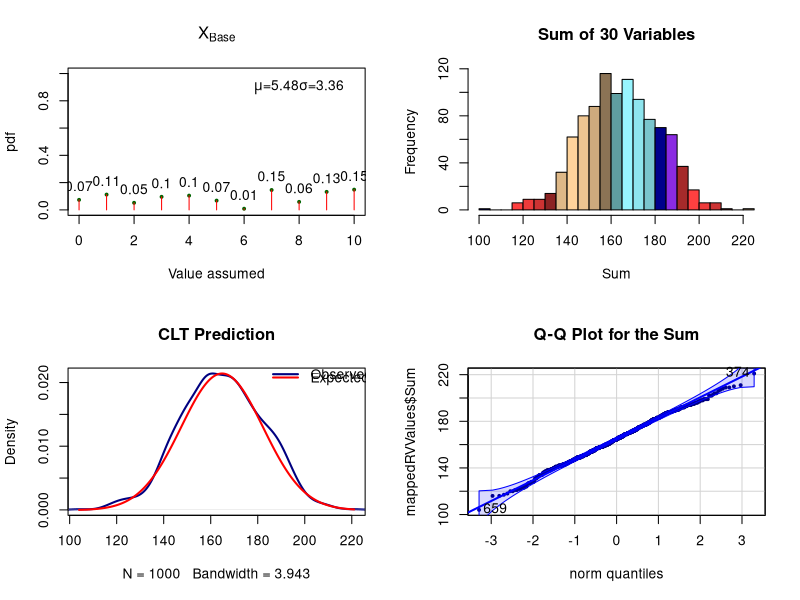
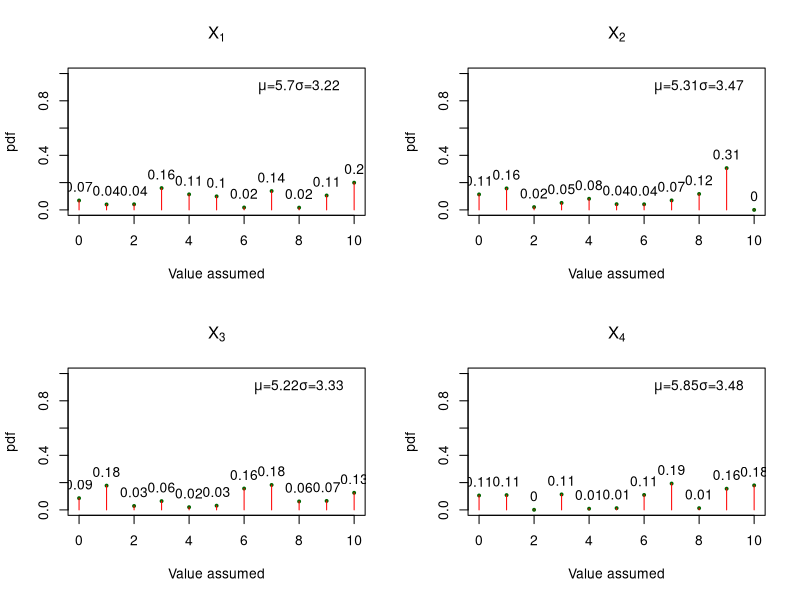
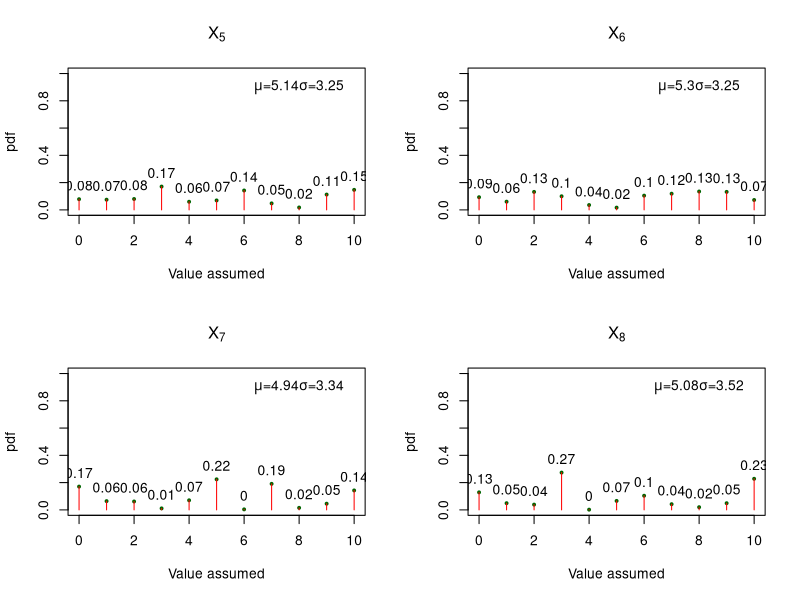
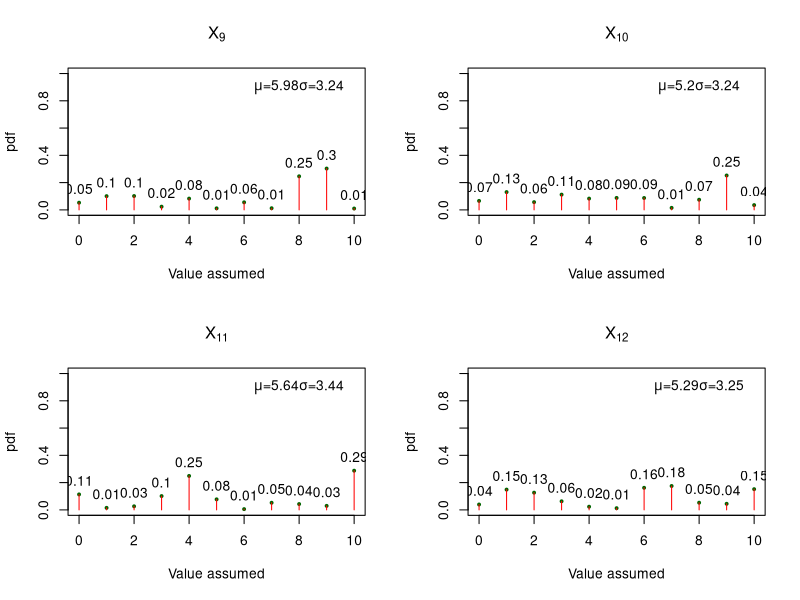
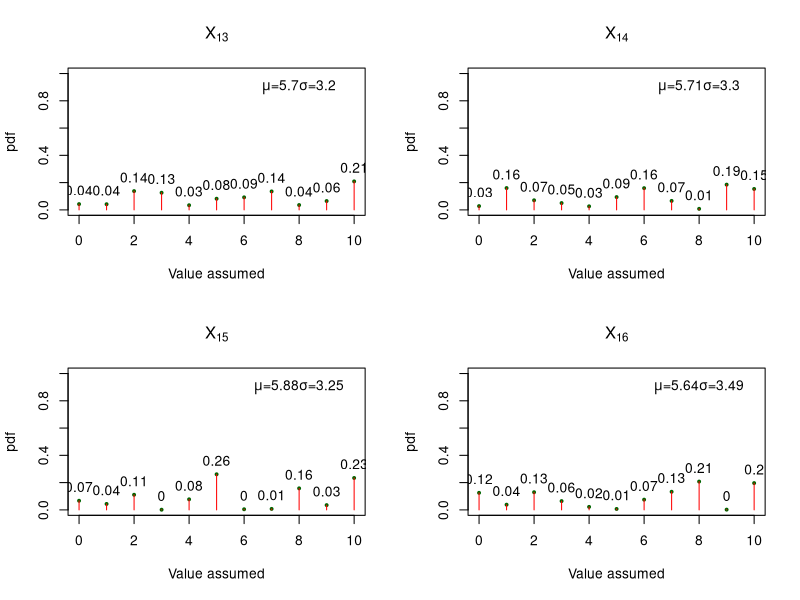
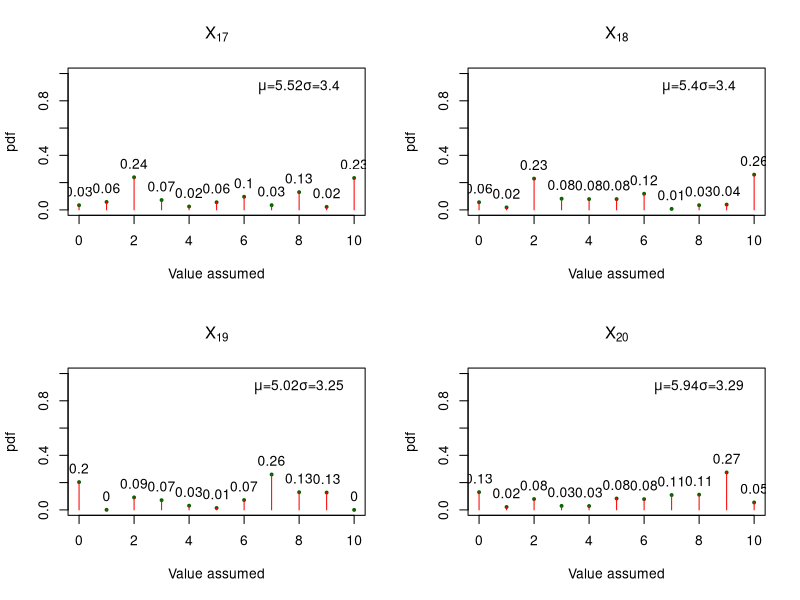
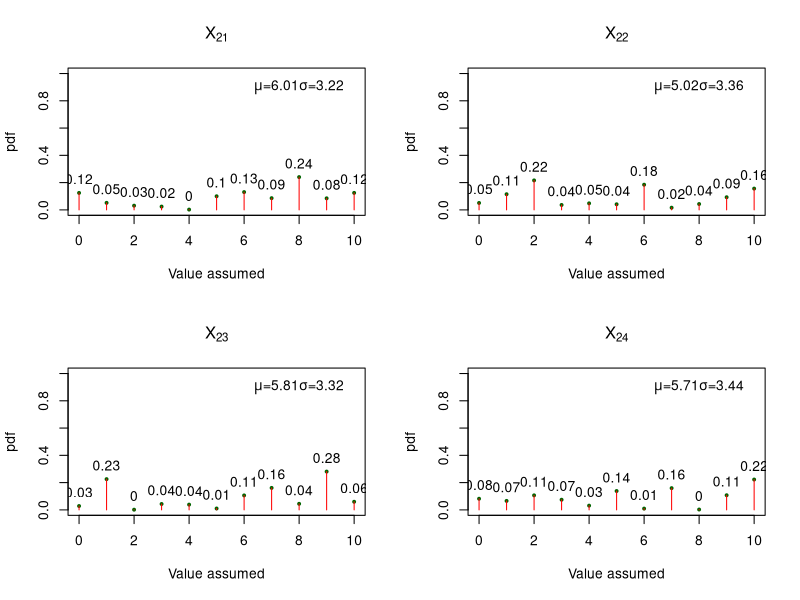
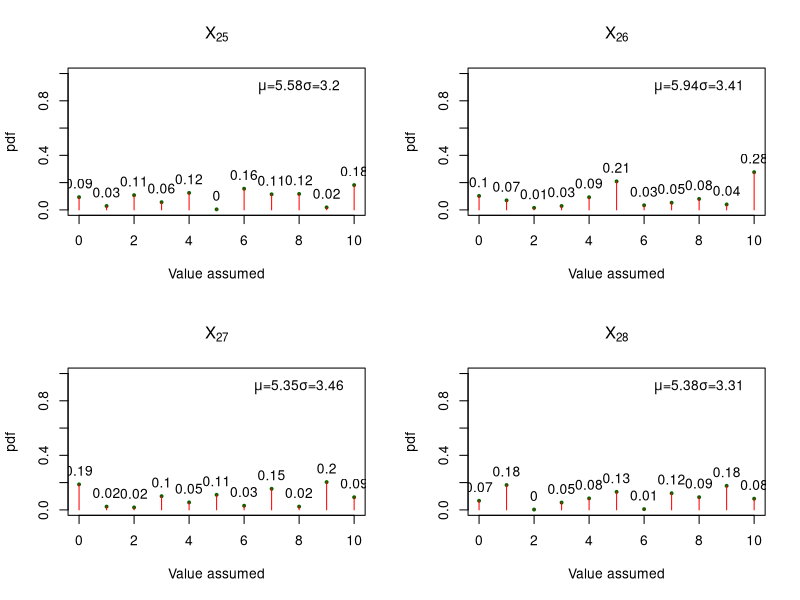

These figures' R source, in order:
############################################################
# Demonstration of the Central Limit Theorem (CLT)
# Shankar Venkatagiri
#
# README 
#    1. First, there are a few functions, which provide
#       all kinds of assistance: creating a random variable,
#       figuring out its parameters, profiling it, etc.
#    2. We then create multiple random variables, simulate
#       a large set of values for each RV, store them in a
#       data frame, and sum them up across the rows.
#    3. The profile of these sums is compared with what is 
#       predicted by the CLT. The proof is in the pudding!
#
############################################################
library(car) # For normality checks

# Change these settings if you need to play with the program!

# We call our variables X1, . . ., Xn, where n = numVars
numVars <- 30

# Each Xi is discrete, assuming values between 0 and maxVal
maxVal <- 10

# How many values to simulate for each random variable?
# We are going to store them in a 2-D frame
numRows <- 1000

##########################################################
# A function to calculate the parameters of the distribution
# The structure of the distribution variable is a frame
# containing combinations of (value, pdf, cdf)
getParameters <- function(distribution) {
  
  meanDist <- t(distribution[ , 1]) %*% distribution[ , 2]
  varDist <-  t(distribution[ , 1])^2 %*% (distribution[ , 2]) - meanDist^2
  
  return(c(meanDist, varDist))
}

##########################################################
# A function that generated a discrete random variable
# and returns the distribution, namely (values, pdf, cdf)
# The values taken by the RV are in 0, 1, 2, . . ., max
createRV <- function(max) {
    
  # Declare a frame to hold the values and the distribution
  distribution <- data.frame(matrix(nrow=max + 1, ncol=3))
  colnames(distribution) <- c("value", "pdf", "cdf")
  
  # Generate a random set of numbers between 0 and 1
  probs <- runif(max + 1)
  
  # Normalise them to the PDF, taking relative frequencies
  pdfs <- probs/sum(probs)
  
  # Now construct the CDF
  cdfs <- c()
  cdf <- 0
  
  for(i in 1: (max + 1)) {
    cdf <- cdf + pdfs[i]
    cdfs[i] <- cdf
  }
  
  # Compose the distribution as (Values, PDF, CDF)
  distribution$value <- c(0:max)
  distribution$pdf <- pdfs
  distribution$cdf <- cdfs
  
  # Return the distribution
  return(distribution)
}

##########################################################
# For a given distribution, this function "jitters" the
# probabilities and returns a perturbed distribution
perturbDist <- function(randVar) {
    
  # Return distribution
  retDist <- randVar
  lastRow <- nrow(retDist)
  
  # First, jitter (perturb) all the probabilities
  # Those near 0 can swing to negative, so take abs
  retDist$pdf <- abs(jitter(retDist$pdf, amount=0.2))
  
  # Compute with CDF values with the jittered distribution
  cdf <- 0
  
  for(i in 1:lastRow) {
    cdf <- cdf + retDist$pdf[i]
    
    # Correct the distribution if necessary
    if(cdf > 1) {
      cdf <- 1.0
      retDist$pdf[i] <- 1 - retDist$cdf[i - 1]
      retDist$cdf[i] <- cdf
    }
    else {
      retDist$cdf[i] <- cdf
    }
    
    # Check for all PDFs totalling to less than 1
    if(cdf < 1) {
      retDist$pdf[lastRow] <- 1 - retDist$cdf[lastRow - 1]
      retDist$cdf[lastRow] <- 1.0 
    }
    
  }
  
  return(retDist)
}

##########################################################
# Function that profiles a discrete distribution
#
profileDist <- function(dist, varName) {
  
  # First plot the PDF as dots, with a dynamic title
  title <- bquote(expression(X[.(varName)]))
  
  plot(dist$value, dist$pdf,
       main=eval(title),
       xlab="Value assumed",
       ylab="pdf",
       ylim=c(0, 1),
       pch=20, cex=0.7, col="darkgreen")
  
  maxValue <- max(dist$value)
  
  # Draw line segments to the dots, and label them
  for(i in 1:nrow(dist)) {
    segments(dist$value[i], 0,
             dist$value[i], dist$pdf[i],
             col="red")
    text(dist$value[i], dist$pdf[i] + 0.1,
         round(dist$pdf[i], 2))
  }
  
  # Want the parameters for the distribution, with 
  params <- getParameters(dist)
  meanDist <- round(params[1], 2)
  varDist <- round(params[2], 2) 
  sdDist <- round(sqrt(varDist), 2)
  
  # Use the bquote() function to display Greek symbols
  # with a .(varName) if you need the actual value
  text(maxValue - 2, 0.9, # x & y coordinates for the text
       bquote(paste(mu, "=", .(meanDist), "\n",
                    sigma, "=", .(sdDist))))
}

##########################################################
# For a given distribution, this function figures out 
# into which bucket an input x value in [0, 1] will fall,
# based on the cdf of the dist
# This is essentially our Recoding function!
whichValue <- function(dist, x) {
  
  values <- dist[ , 1]
  cdf <- dist[ , 3]
  
  index <- 1
  while(x > cdf[index]) index <- index + 1
  
  return(values[index])
}

##########################################################
# So far, we've declared some functions. Now use them!
##########################################################

# Create a "base" random variable, which we will perturb
# to get several other variables X1, . . . , Xn
baseVar <- createRV(max=maxVal)

# Parameters for the distribution
params <- getParameters(baseVar)
meanDist <- round(params[1], 2)
varDist <- round(params[2], 2)

# We store the random variables we create in a list
randVars <- list()


# We generate variables of comparable variances
toleranceMean <- 0.1 * meanDist
toleranceVar <- 0.1 * varDist
i <- 0
while(i <= numVars) {
  newVar <- perturbDist(baseVar)
  paramsVar <- getParameters(newVar)
  if(abs(paramsVar[1] - meanDist) < toleranceMean &
       abs(paramsVar[2] - varDist) < toleranceVar) {
    i <- i + 1
    randVars[[i]] <- newVar
  }
}

##########################################################
# Q: How do we simulate a random variable? 
#
# Answer: Starting with a uniformly distributed dataset, 
# "map" each value to the appropriate bucket in the CDF 
# of the corresponding random variable Xi.
#
# You will get a bunch of values assumed by Xi, whose 
# probabilities will broadly agree with the PDF of Xi
##########################################################

# This is best understood by bringing up & contrasting
# the two data frames unifValues & mappedRVValues
# after you Source the script, from the Environment

# Frame to store randomly generated values
unifValues <- data.frame(matrix(nrow=numRows, 
                                ncol=numVars))
colnames(unifValues) <- paste("Rand", sep="", c(1:numVars))

# Frame to store what the above values map to, for each Xi
mappedRVValues <- data.frame(matrix(nrow=numRows, 
                                    ncol=numVars))
colnames(mappedRVValues) <- paste("X", sep="", c(1:numVars))

for(i in 1:numRows) {
  for(j in 1:numVars) {
    
    # Generate a random number
    randVal <- runif(1)
    unifValues[i, j] <- randVal
    
    # Now map it, and register it as a value assumed by Xj
    mappedRVValues[i, j] <- whichValue(randVars[[j]], 
                                       randVal)
  }  
}

# Create a new column to store the sum X1 + . . . + Xn
mappedRVValues$Sum <- rowSums(mappedRVValues)

##########################################################
# Time to start showing what you've built up
par(mfrow=c(2, 2))

# Begin by profiling the base discrete distribution
profileDist(baseVar, "Base")

# Profile the Sum X1 + . . . + Xn
hist(mappedRVValues$Sum,
     breaks=20,
     xlab="Sum",
     col=colors()[30:45],
     main=paste("Sum of", numVars, "Variables"))

# Let's contrast the observed versus expected densities
# for the sum X1 + . . . + Xn
minSum <- min(mappedRVValues$Sum)
maxSum <- max(mappedRVValues$Sum)
meanSum <- mean(mappedRVValues$Sum)
sdSum <- sd(mappedRVValues$Sum)

# Profile the density of the sum
plot(density(mappedRVValues$Sum),
     main="CLT Prediction",
     lwd=2,
     xlim=c(minSum, maxSum),
     col="navy")

# This is the piece de resistance of the CLT result: that the
# sum X1 + . . . + Xn shall converge to  a normal distribution

# The range for this normal should be that for the Sum
# This command generates a sequence of x values for which the
# normal density can be calculated: in other words, an interval!
xVals <- seq(minSum, maxSum, by=0.01)

# Calculate the (expected) normal density for the interval
# which is predicted by CLT to be ~ N(meanSum, sdSum)
expectedDensity <- dnorm(xVals,
                         mean=meanSum, sd=sdSum)

# Let's have a legend
legend(minSum + 0.66*(maxSum - minSum), max(expectedDensity),
       c("Observed", "Expected"),
       lty=1,
       lwd=c(2, 2),
       col=c("navy", "red"),
       y.intersp=0.2,
       bty="n")

# Now overlay the expected density 
par(new=TRUE)
plot(xVals, expectedDensity,
     ann=FALSE,
     axes=FALSE,
     type="l",
     lwd=2,
     xlim=c(minSum, maxSum),
     col="red")

# Check with a quantile plot for any deviations
qqPlot(mappedRVValues$Sum,
       main="Q-Q Plot for the Sum",
       pch=20, cex=0.7, col="navy")

# Finally, profile EACH of the constituent variables Xi
for(i in 1:numVars) {
  profileDist(randVars[[i]], i)
}

